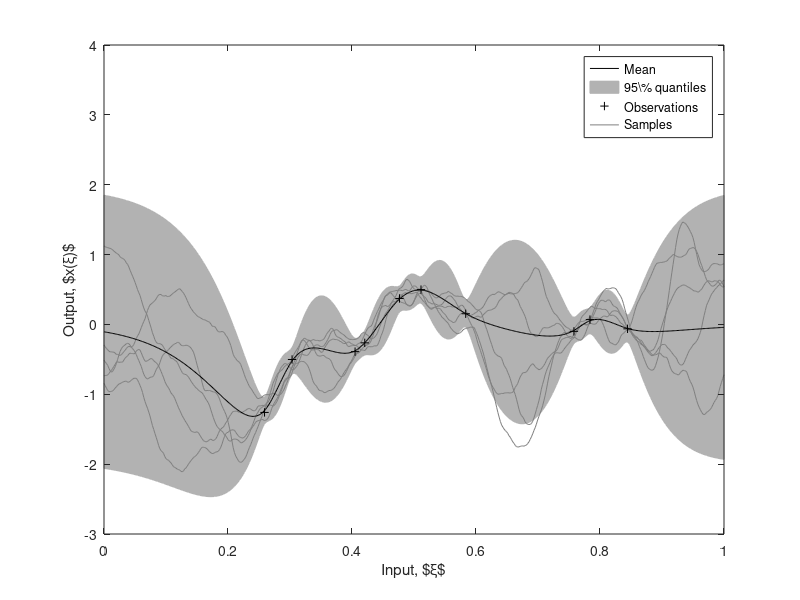
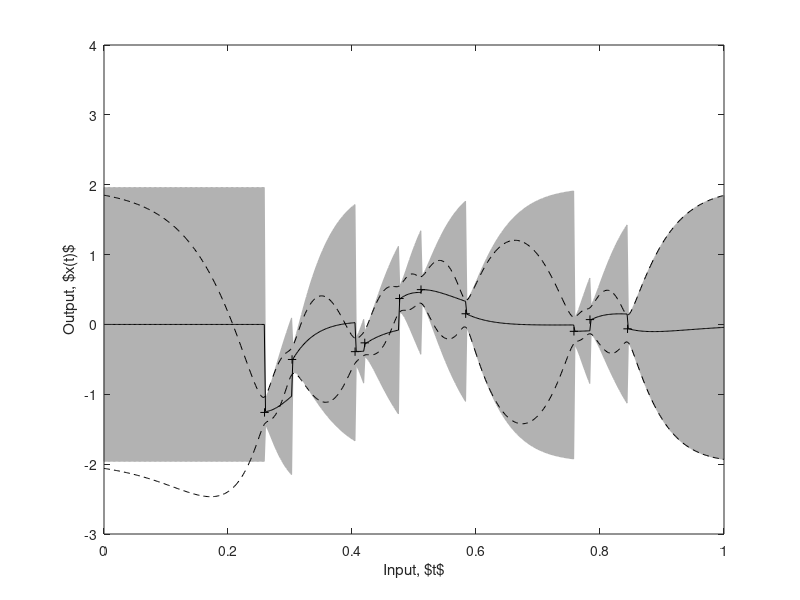
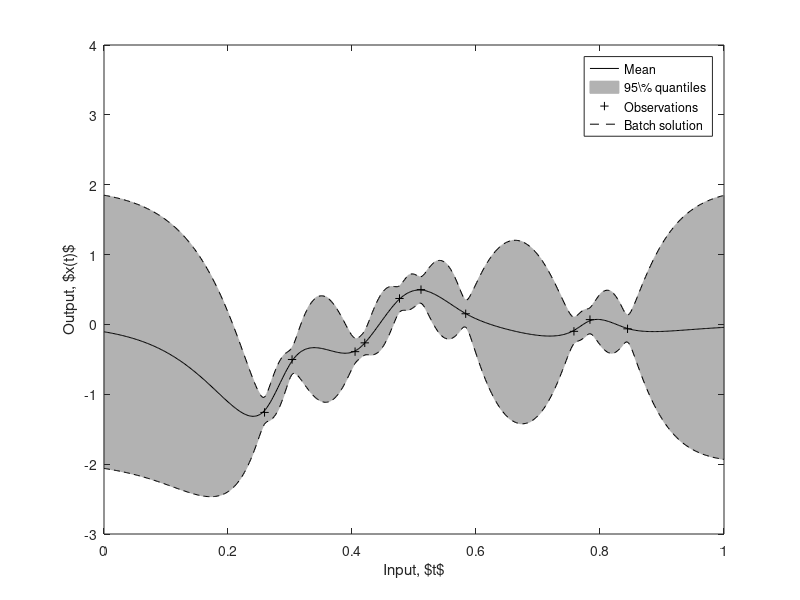

Write the MATLAB code that produced these figures, in order.
%% Examples 12.6 and 12.11: Batch and sequential solution to GP regression
%
% Copyright: 
%   2018 - Simo Särkkä and Arno Solin
%
% License:
%   This software is provided under the MIT License. See the accompanying 
%   LICENSE file for details.

%% Batch GP regression

  % Lock random seed
  if exist('rng') % Octave doesn't have rng
    rng(0,'twister')
  else
    randn('state',0);
  end

  % Define parameters
  sigma2 = 0.1^2;
  magnSigma2 = 1^2;
  ell = .1;
  
  % Define covariance function: Matern 3/2
  C = @(x,y) magnSigma2*(1+sqrt(3)*abs(x(:)-y(:)')/ell).* ...
      exp(-sqrt(3)*abs(x(:)-y(:)')/ell);
  
  % Number of inputs
  n = 10;
  to = sort(rand(n,1));
  
  % Simulate data
  Koo = C(to,to);
  cK = chol(Koo);
  yo = cK'*randn(size(cK,1),1) + sqrt(sigma2)*randn(n,1);
  
  % Evaluate test points
  t = linspace(0,1,500)';
  Kto = C(t,to);
  Ktt = C(t,t);
  
  % Solve the GP regression problem
  L = chol(Koo+sigma2*eye(n),'lower');
  m_gp = Kto*((Koo+sigma2*eye(n))\yo);
  cov_gp = Ktt - Kto*((Koo+sigma2*eye(n))\Kto');
  var_gp = diag(cov_gp);
  
  % Samples form the posterior GP
  ns = 5;
  cK = chol(cov_gp);
  xs = m_gp + cK'*randn(size(cK,1),ns);
  
  % Plot
  figure(1); clf; hold on
  
    % Plot mean
    h1 = plot(t,m_gp,'-k');
    
    % Plot uncetainty
    h2 = fill([t; flipud(t)],[m_gp+1.96*sqrt(var_gp); flipud(m_gp-1.96*sqrt(var_gp))],1);
    set(h2,'EdgeColor',[.7 .7 .7],'FaceColor',[.7 .7 .7])
    
    % Plot sample trajectories
    h4 = plot(t,xs,'-','Color',[.5 .5 .5],'LineWidth',.5);
    
    % Plot mean
    plot(t,m_gp,'-k');
    
    % Plot observations
    h3 = plot(to,yo,'+k');
    
    % Axis options
    set(gca,'layer','top')
    box on
    ylim([-3 4])
    xlabel('Input, $\xi$'), ylabel('Output, $x(\xi)$')
    legend([h1, h2, h3, h4(1)],'Mean','95\% quantiles','Observations','Samples')
    
    
%% GP regression by Kalman filtering and RTS smoothing

  % Define the LTI SDE model: Matern 3/2
  lambda = sqrt(3)/ell;
  F = [0 1; -lambda^2 -2*lambda];
  L = [0; 1];
  Q = 4*lambda^3*magnSigma2;
  H = [1 0];
  Pinf = magnSigma2*diag([1, lambda^2]);
  
  % Combine test and observation times
  [tt,ind] = sort([to; t]);
  
  % Time steps with observations
  doUpdate = (ind<=n);
    
  % Set initial mean and covariance
  m = zeros(size(F,1),1);
  P = Pinf;
  
  % Allocate space for results
  MF = zeros(size(m,1),numel(tt));
  PF = zeros(size(m,1),size(m,1),numel(tt));
  MP = zeros(size(m,1),numel(tt));
  PP = zeros(size(m,1),size(m,1),numel(tt));
  GS = zeros(size(m,1),size(m,1),numel(tt));
  
  % Run the Kalman filter
  for k=1:numel(tt)
      
    % Time step
    if k==1
      dt = 0;
    else
      dt = tt(k)-tt(k-1);  
    end
      
    % Solve the LTI SDE for this step
    A = expm(F*dt);
    Q = Pinf - A*Pinf*A';
    
    % Kalman prediction
    mp = A*m;
    Pp = A*P*A' + Q;
    
    % Pre-calculate smoother gain
    Gs = (P*A')/Pp;

    % Do Kalman update if there is an observation on this step
    if doUpdate(k)
      v = yo(ind(k)) - H*m;
      S = H*P*H' + sigma2;
      K = P*H'/S;
      m = m + K*v;
      P = P - K*H*P;
    else
      m = mp;
      P = Pp;
    end
    
    % Store results
    MF(:,k) = m;
    PF(:,:,k) = P;
    MP(:,k) = mp;
    PP(:,:,k) = Pp;
    GS(:,:,k) = Gs;
    
  end
  
  % Run the RTS smoother
  MS = MF;
  PS = PF;
  ms = MS(:,end);
  Ps = PS(:,:,end);
  for j=numel(tt)-1:-1:1
    ms = MF(:,j) + GS(:,:,j+1)*(ms-MP(:,j+1));
    Ps = PF(:,:,j) + GS(:,:,j+1)*(Ps - PP(:,:,j+1))*GS(:,:,j+1)';
    MS(:,j) = ms;
    PS(:,:,j) = Ps;    
  end
    
  % Extract values
  m_f = (H*MF)';
  var_f = arrayfun(@(k) H*PF(:,:,k)*H',1:numel(tt))';
  m_s = (H*MS)';
  var_s = arrayfun(@(k) H*PS(:,:,k)*H',1:numel(tt))';
  
  % Only the test inputs
  ii = ind>n;
  m_f   = m_f(ii);
  var_f = var_f(ii);
  m_s   = m_s(ii);
  var_s = var_s(ii);
  

  % Plot
  figure(2); clf; hold on
  
    % Plot uncetainty
    h2 = fill([t; flipud(t)], ...
              [m_f+1.96*sqrt(var_f); flipud(m_f-1.96*sqrt(var_f))],1);
    set(h2,'EdgeColor',[.7 .7 .7],'FaceColor',[.7 .7 .7])
    
    plot(t,m_gp+1.96*sqrt(var_gp),'--k', ...
         t,m_gp-1.96*sqrt(var_gp),'--k');
        
    % Plot mean
    plot(t,m_f,'-k')
    
    % Plot observations
    plot(to,yo,'+k')
    
    % Axis options
    set(gca,'layer','top')
    box on    
    xlabel('Input, $t$'), ylabel('Output, $x(t)$')
    ylim([-3 4])
    
  % Plot
  figure(3); clf; hold on
  
    % Plot mean
    h1 = plot(t,m_s,'-k');
    
    % Plot uncetainty
    h2 = fill([t; flipud(t)], ...
              [m_s+1.96*sqrt(abs(var_s)); flipud(m_s-1.96*sqrt(abs(var_s)))],1);
    set(h2,'EdgeColor',[.7 .7 .7],'FaceColor',[.7 .7 .7])
    
    % Plot mean
    plot(t,m_s,'-k')
    
    % Plot observations
    h3 = plot(to,yo,'+k');
 
    h4 = plot(t,m_gp+1.96*sqrt(var_gp),'--k', ...
              t,m_gp-1.96*sqrt(var_gp),'--k');
    
    % Axis options
    set(gca,'layer','top')
    box on    
    xlabel('Input, $t$'), ylabel('Output, $x(t)$')
    ylim([-3 4])
    legend([h1, h2, h3, h4(1)],'Mean','95\% quantiles','Observations','Batch solution')
  
  
  